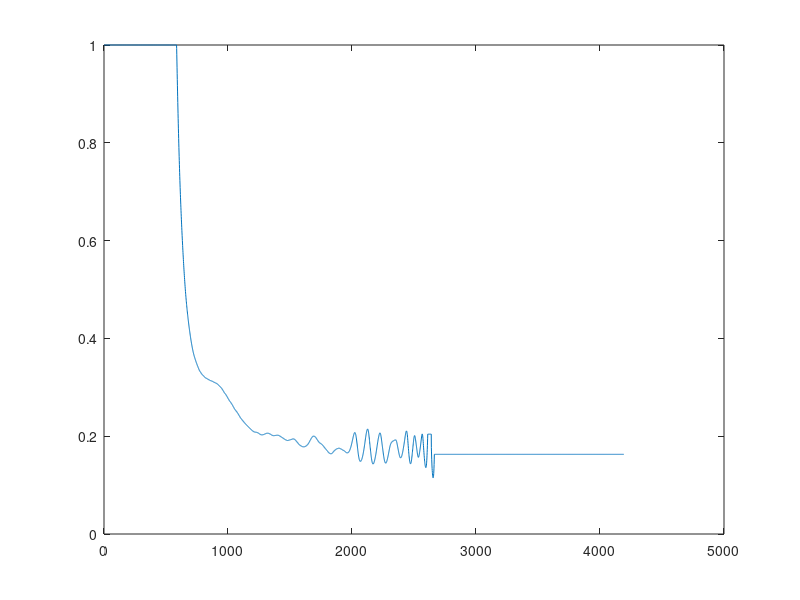
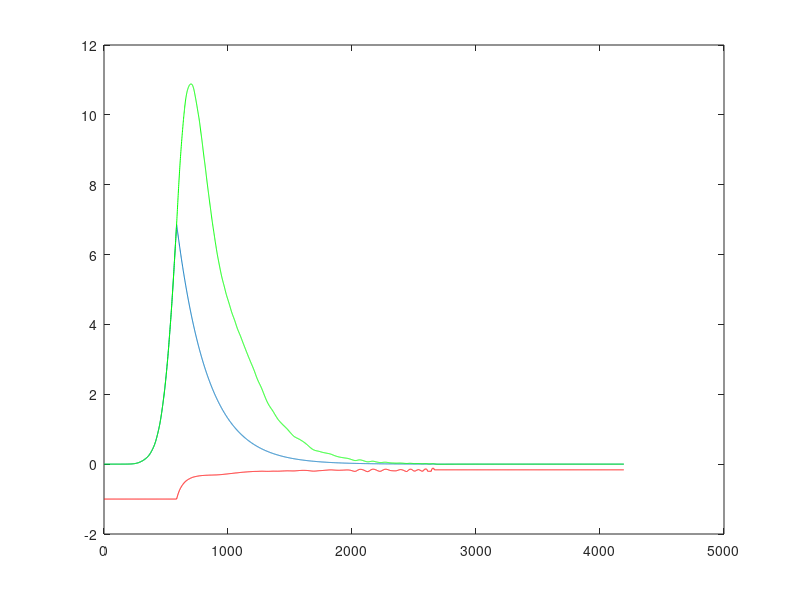
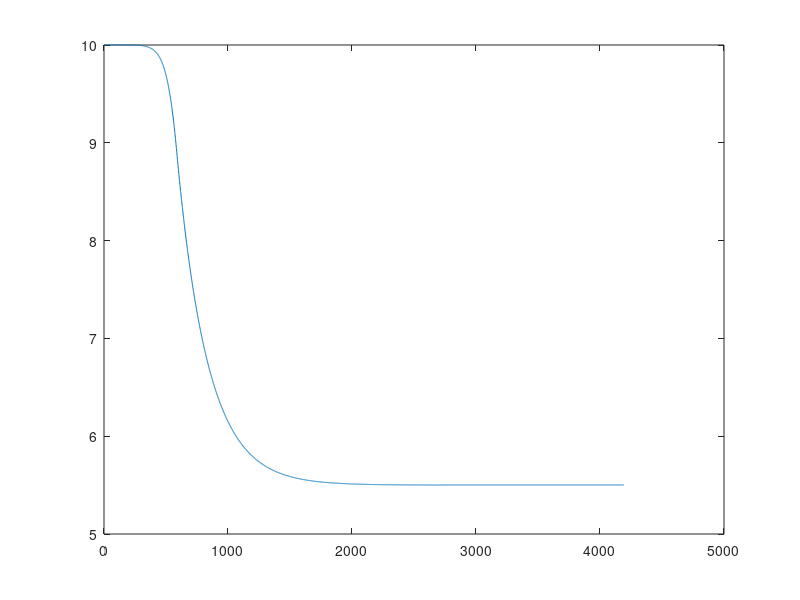
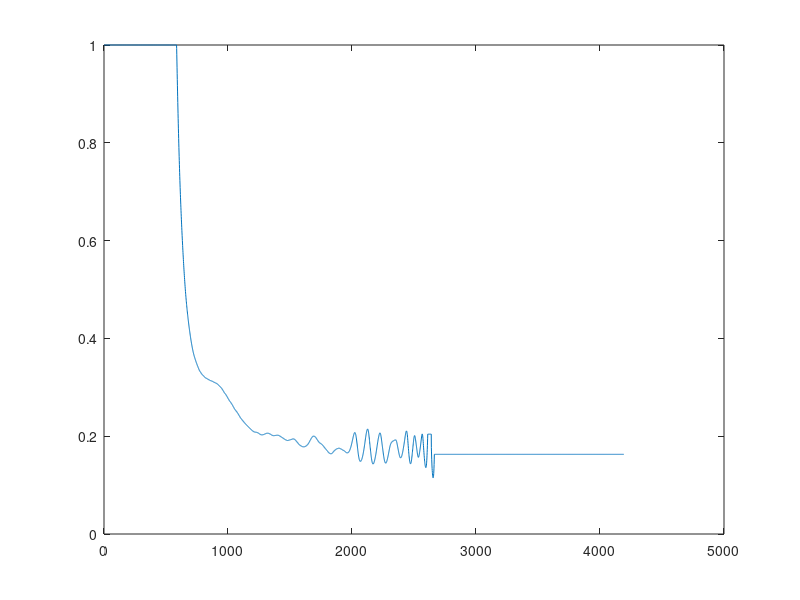

MATLAB code to generate these figures, in order:
%% 
clear all
P=load('Pow_rob_vid_PTS_ord2_c1.txt') ;
E=load('Tank_rob_vid_PTS_ord2_c1.txt') ;

P=load('Pow_rob_vid_firstcbf_2.txt') ;
E=load('Tank_rob_vid_firstcbf_2.txt') ;


P_a=P(:,2) ;
P_d=P(:,1) ;

s_cbf=E(:,1) ;
s_cbf_dot=E(:,2) ;
alpha=E(:,2) ;


figure
plot(alpha)

% plot(P(:,4))
% hold on



figure
plot(P_a) 
hold on
plot(P_d,'g') 
hold on
plot(-s_cbf_dot,'r') 

figure
plot(s_cbf) 

figure
plot(alpha)



x_d=P(:,3) ;
x_d_dot=P(:,5) ;
x_d_act=P(:,4) ;



figure
plot(x_d_dot) 
hold on
plot(x_d_dot.*alpha)